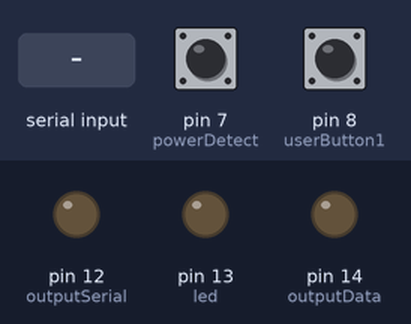
This sketch was run on a simulated Arduino Uno, built with avr-gcc and run on an emulated ATmega328P. Parts: output pins drawn as LEDs (lit = HIGH). Dashed ring = blinking. The test bench sets the inputs (shaded band); at power-on: pin 7 (powerDetect) HIGH, pin 8 (userButton1) HIGH. What the sketch prints to the serial monitor is not drawn.

Above: at 0.23 s.
At 1.2 s:
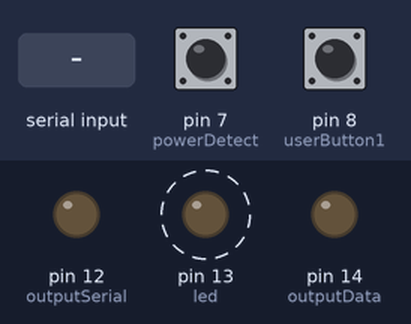
1.3 s: "1" received over Serial
4.3 s: pin 7 (powerDetect) pulled LOW for 1 s
8.3 s: pin 8 (userButton1) pulled LOW for 3.2 s
13.0 s: "0" received over Serial
Timing chart, 0 to 17.0 s (numbered marks = the images above; inputs shaded):
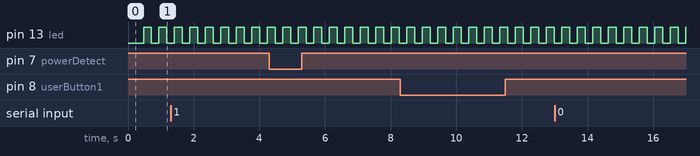

Measured:
- by itself, pin 13 (led): alternates HIGH for 0.24 s and LOW for 0.24 s

The sketch:

blankfast.c.ino
```cpp
// Simple LED blink

const int BUTTON_DEBOUNCE_DELAY = 2500;
const int LED_CLOCK_DELAY = 59;
const int POWER_TO_DATA_DELAY = 200;
const int MAX_MESSAGE_LENGTH = 10;

const bool POWER_OFF = HIGH;

const int led = LED_BUILTIN;

const int outputPower = 15;
const int outputData = 14;
const int outputSerial = 12;

const int powerDetect = 7;
const int userButton1 = 8;

unsigned long buttonClock = 0;
unsigned long ledClock = 0;
unsigned int byteCount = 0;

bool serialStatus = false;
bool ledState = false;
bool powerState = false;

char incomingByte;
char incomingCommand[MAX_MESSAGE_LENGTH];

void setup() {

  // buttons
  pinMode( powerDetect, INPUT_PULLUP );
  pinMode( userButton1, INPUT_PULLUP );

  // led outputs
  pinMode( outputPower,  OUTPUT );
  pinMode( outputData,   OUTPUT );
  pinMode( outputSerial, OUTPUT );

  // built in LED
  pinMode( led, OUTPUT );

  Serial.begin( 9600 );

}

void powerOn() {
  digitalWrite( outputPower, HIGH );
}

void dataOn() {
  digitalWrite( outputPower, HIGH );
  unsigned long time = millis() + POWER_TO_DATA_DELAY;
  while( millis() < time ) {
    delay( 5 );
  }
  digitalWrite( outputData, HIGH );
}

void powerOff() {
  digitalWrite( outputData, LOW );
  unsigned long time = millis() + POWER_TO_DATA_DELAY;
  while( millis() < time ) {
    delay( 5 );
  }
  digitalWrite( outputPower, LOW );
}

boolean isPowerOn( char incomingCommand[MAX_MESSAGE_LENGTH] ) {
  int size = 8;
  char command[8] = { 'p', 'o', 'w', 'e', 'r', ' ', 'o', 'n' };
  boolean rtn = true;

  int sizeCount = 0;
  while( sizeCount < size ) {
    if( incomingCommand[sizeCount] != command[sizeCount] ) {
      rtn = false;
    }
    sizeCount++;
  }

  return rtn;
}

boolean isPowerOff( char incomingCommand[MAX_MESSAGE_LENGTH] ) {
  int size = 9;
  char command[9] = { 'p', 'o', 'w', 'e', 'r', ' ', 'o', 'f', 'f' };
  boolean rtn = true;

  int sizeCount = 0;
  while( sizeCount < size ) {
    if( incomingCommand[sizeCount] != command[sizeCount] ) {
      rtn = false;
    }
    sizeCount++;
  }

  return rtn;
}

boolean isDataOn( char incomingCommand[MAX_MESSAGE_LENGTH] ) {
  int size = 7;
  char command[7] = { 'd','a','t','a', ' ', 'o', 'n' };
  boolean rtn = true;

  int sizeCount = 0;
  while( sizeCount < size ) {
    if( incomingCommand[sizeCount] != command[sizeCount] ) {
      rtn = false;
    }
    sizeCount++;
  }

  return rtn;
}

void loop() {

  if( !serialStatus && Serial.dtr() ) {
    delay( 100 );
    serialStatus = true;
    Serial.println( powerState ? "POWER_ON" : "POWER_OFF");
  }
  if( serialStatus && !Serial.dtr() ) {
    serialStatus = false;
  }

  // flash the led
  if( ( millis() - ledClock ) >= LED_CLOCK_DELAY * ( serialStatus ? 1 : 4 ) ) {
    digitalWrite(led, ledState ? HIGH : LOW );
    ledState = !ledState;
    ledClock = millis();
  }

  // check for power
  if( ( millis() - buttonClock ) >= BUTTON_DEBOUNCE_DELAY ) {
    if( digitalRead( powerDetect ) == POWER_OFF ) {
      if( powerState ) {
        powerState = false;
        Serial.println("POWER_OFF");
      }
    } else {
      if( !powerState ) {
        powerState = true;
        Serial.println("POWER_ON");
      }
    }
    if( digitalRead( userButton1 ) == LOW ) {
      Serial.println("Button2");
    }

    buttonClock = millis();
  }

  byteCount = 0;
  // read the serial and check for messages
  while( Serial.available() && byteCount < MAX_MESSAGE_LENGTH ) {
    incomingCommand[byteCount] = Serial.read();
    byteCount++;
  }

  // if a message was received, check for messages
  if( byteCount > 0 ) {

    if( isPowerOn( incomingCommand ) ) {
      powerOn();
    } else

    if( isPowerOff( incomingCommand ) ) {
      powerOff();
    } else

    if( isDataOn( incomingCommand ) ) {
      dataOn();
    } else

    {
      Serial.print( "Unknown command received\t" );
      Serial.println( incomingCommand );
      Serial.println("");
      Serial.println("Commands available:");
      Serial.println("\t'power on'");
      Serial.println("\t'power off'");
      Serial.println("\t'data on'");
    }

    // clear the incomingCommand
    byteCount = 0;
    while( byteCount < MAX_MESSAGE_LENGTH ) {
      incomingCommand[byteCount] = ' ';
      byteCount++;
    }

  }

}
```
